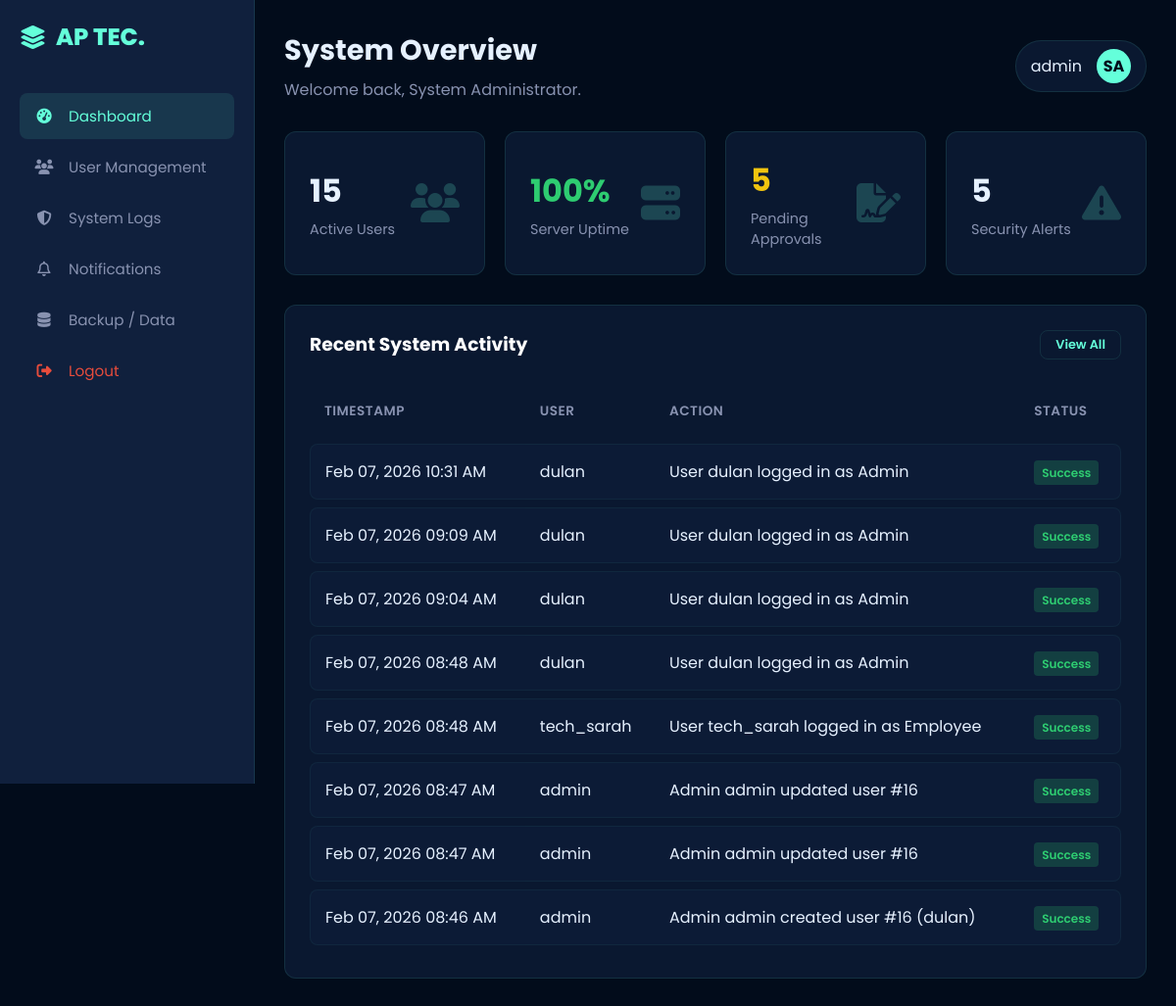
Before: /html/admin_dashboard.php (signed in) with the older database file.
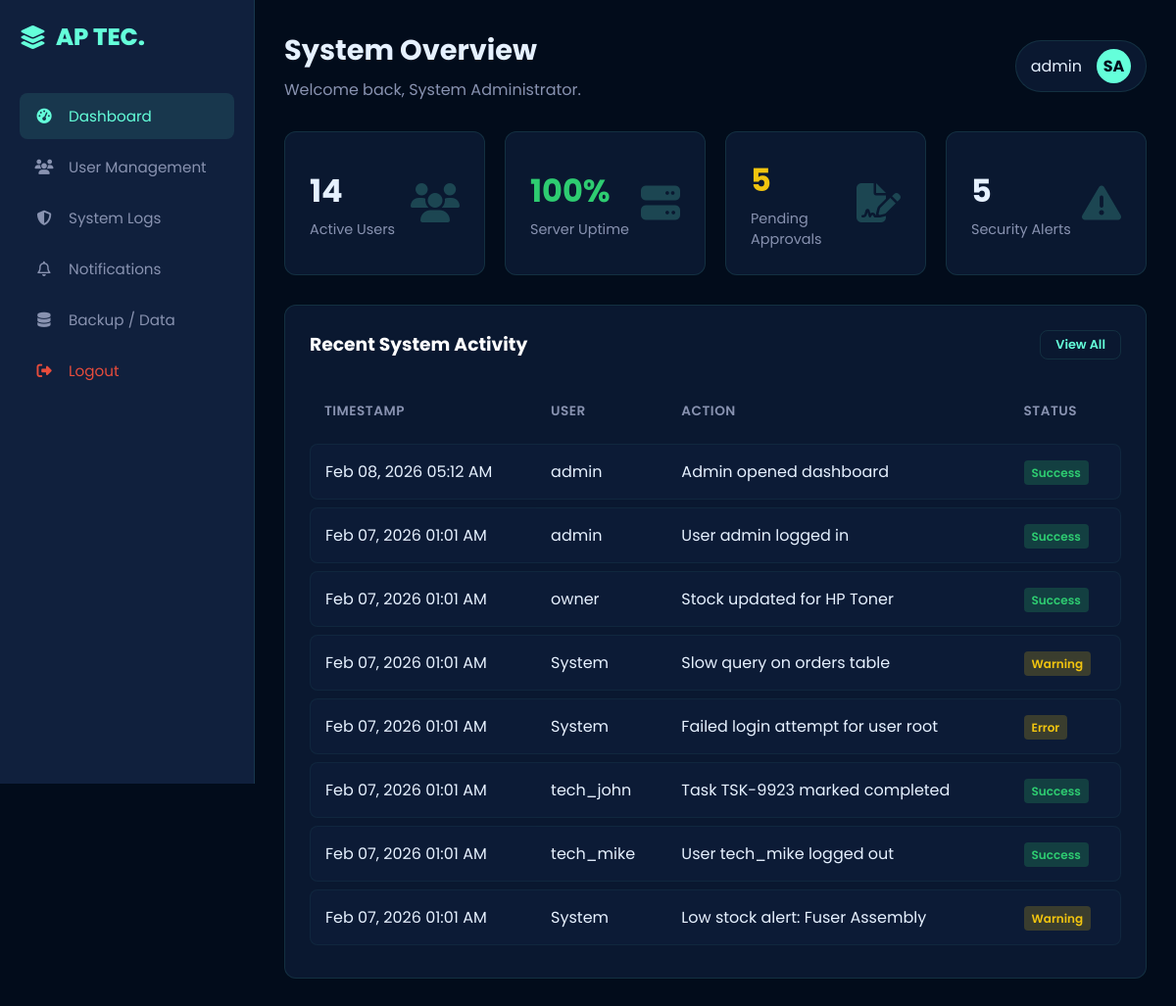
After: the same page with the newer database file.
### tables this page shows
CREATE TABLE `system_logs` (
  `log_id` int(11) NOT NULL AUTO_INCREMENT,
  `level` enum('INFO','WARNING','ERROR') NOT NULL,
  `module` varchar(50) DEFAULT NULL,
  `message` text NOT NULL,
  `user_id` int(11) DEFAULT NULL,
  `ip_address` varchar(45) DEFAULT NULL,
  `created_at` timestamp NOT NULL DEFAULT current_timestamp(),
  PRIMARY KEY (`log_id`)
);

### html/admin_dashboard.php (the view, shortened to what the changed rows need)
<?php
require_once __DIR__ . "/../php/db.php";
try {
    $activeUsers = (int)$pdo->query("SELECT COUNT(*) FROM users WHERE status='Active'")->fetchColumn();
} catch (Throwable $e) {
    $activeUsers = 0;
}
try {
    $stmt = $pdo->query("
        SELECT
            sl.created_at,
            COALESCE(u.username, 'System') AS username,
            sl.message,
            sl.level,
            sl.module,
            sl.ip_address
        FROM system_logs sl
        LEFT JOIN users u ON u.user_id = sl.user_id
        ORDER BY sl.created_at DESC
        LIMIT 8
    ");
    $logs = $stmt->fetchAll(PDO::FETCH_ASSOC);
} catch (Throwable $e) {
    $logs = [];
}
function badge_class(string $level): array {
    $level = strtoupper(trim($level));
    if ($level === "ERROR")   return ["status-badge status-pending", "Error"];
    if ($level === "WARNING") return ["status-badge status-pending", "Warning"];
    return ["status-badge status-active", "Success"];
}
?>
<!DOCTYPE html>
<html lang="en">
<head>
    <link rel="stylesheet" href="https://cdnjs.cloudflare.com/ajax/libs/font-awesome/6.4.0/css/all.min.css">
    <link rel="stylesheet" href="../css/style.css">
</head>
<body>
<div class="dashboard-container">
    <main class="main-content">
        <header class="top-bar">
            <div class="page-title">
                <h1>System Overview</h1>
            </div>
        </header>
        <div class="dashboard-grid">
            <div class="stat-card">
                <div class="stat-info">
                    <h3><?= number_format($activeUsers) ?></h3>
                    <p>Active Users</p>
                </div>
            </div>
        </div>
        <div class="dashboard-grid">
            <div class="wide-widget" style="grid-column: span 4;">
                <table class="table-responsive">
                    <thead>
                        <tr>
                            <th>Timestamp</th>
                            <th>User</th>
                            <th>Action</th>
                            <th>Status</th>
                        </tr>
                    </thead>
                    <tbody>
                        <?php if (empty($logs)): ?>
                            <tr>
                                <td colspan="4" style="color:#ccc;">No system activity yet.</td>
                            </tr>
                        <?php else: ?>
                            <?php foreach ($logs as $row): ?>
                                <?php
                                    [$cls, $label] = badge_class((string)$row["level"]);
                                    $time = date("M d, Y h:i A", strtotime((string)$row["created_at"]));
                                ?>
                                <tr>
                                    <td><?= htmlspecialchars($time) ?></td>
                                    <td><?= htmlspecialchars((string)$row["username"]) ?></td>
                                    <td><?= htmlspecialchars((string)$row["message"]) ?></td>
                                    <td><span class="<?= htmlspecialchars($cls) ?>"><?= htmlspecialchars($label) ?></span></td>
                                </tr>
                            <?php endforeach; ?>
                        <?php endif; ?>
                    </tbody>
                </table>
            </div>
        </div>
    </main>
</div>
</body>
</html>

Changed rows visible on the page:
removed system_logs: created_at "Feb 07, 2026 10:31 AM", username "dulan", message "User dulan logged in as Admin", label "Success"
removed system_logs: created_at "Feb 07, 2026 09:09 AM", username "dulan", message "User dulan logged in as Admin", label "Success"
removed system_logs: created_at "Feb 07, 2026 09:04 AM", username "dulan", message "User dulan logged in as Admin", label "Success"
removed system_logs: created_at "Feb 07, 2026 08:48 AM", username "dulan", message "User dulan logged in as Admin", label "Success"
removed system_logs: created_at "Feb 07, 2026 08:48 AM", username "tech_sarah", message "User tech_sarah logged in as Employee", label "Success"
removed system_logs: created_at "Feb 07, 2026 08:47 AM", username "admin", message "Admin admin updated user #16", label "Success"
removed system_logs: created_at "Feb 07, 2026 08:47 AM", username "admin", message "Admin admin updated user #16", label "Success"
removed system_logs: created_at "Feb 07, 2026 08:46 AM", username "admin", message "Admin admin created user #16 (dulan)", label "Success"
now on this page (row edited): system_logs: created_at "Feb 08, 2026 05:12 AM", username "admin", message "Admin opened dashboard", label "Success"
now on this page (row unchanged): system_logs: created_at "Feb 07, 2026 01:01 AM", username "admin", message "User admin logged in", label "Success"
now on this page (row unchanged): system_logs: created_at "Feb 07, 2026 01:01 AM", username "owner", message "Stock updated for HP Toner", label "Success"
now on this page (row unchanged): system_logs: created_at "Feb 07, 2026 01:01 AM", username "System", message "Slow query on orders table", label "Warning"
now on this page (row unchanged): system_logs: created_at "Feb 07, 2026 01:01 AM", username "System", message "Failed login attempt for user root", label "Error"
now on this page (row unchanged): system_logs: created_at "Feb 07, 2026 01:01 AM", username "tech_john", message "Task TSK-9923 marked completed", label "Success"
now on this page (row unchanged): system_logs: created_at "Feb 07, 2026 01:01 AM", username "tech_mike", message "User tech_mike logged out", label "Success"
now on this page (row unchanged): system_logs: created_at "Feb 07, 2026 01:01 AM", username "System", message "Low stock alert: Fuser Assembly", label "Warning"
Other visible differences:
$activeUsers: "15" → "14"
